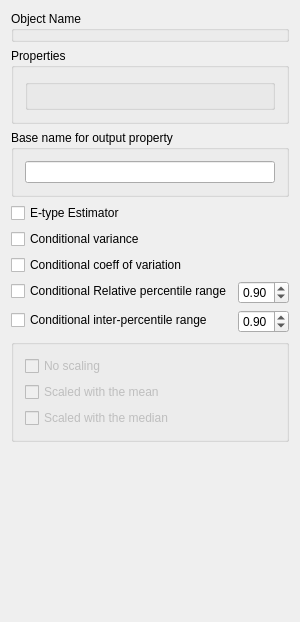
<?xml version="1.0" encoding="UTF-8"?>
<ui version="4.0">
 <class>Resource_measurement</class>
 <widget class="QWidget" name="Resource_measurement">
  <property name="enabled">
   <bool>true</bool>
  </property>
  <property name="geometry">
   <rect>
    <x>0</x>
    <y>0</y>
    <width>268</width>
    <height>622</height>
   </rect>
  </property>
  <property name="windowTitle">
   <string>Resource Metrics</string>
  </property>
  <property name="AlgorithmCategory" stdset="0">
   <string>Mining</string>
  </property>
  <property name="AlgorithmDescription" stdset="0">
   <string>Local Simulation Uncertainty</string>
  </property>
  <layout class="QVBoxLayout" name="verticalLayout_3">
   <item>
    <widget class="QGroupBox" name="GroupBox3">
     <property name="title">
      <string>Object Name</string>
     </property>
     <layout class="QGridLayout">
      <property name="margin">
       <number>0</number>
      </property>
      <item row="0" column="0">
       <widget class="GridSelector" name="Grid_Name"/>
      </item>
     </layout>
    </widget>
   </item>
   <item>
    <widget class="GsTLGroupBox" name="gsTLGroupBox5">
     <property name="title">
      <string>Properties</string>
     </property>
     <layout class="QGridLayout">
      <item row="0" column="0">
       <widget class="OrderedPropertySelector" name="simulation_properties">
        <property name="title">
         <string/>
        </property>
       </widget>
      </item>
     </layout>
    </widget>
   </item>
   <item>
    <widget class="QGroupBox" name="etype_box">
     <property name="title">
      <string>Base name for output property</string>
     </property>
     <layout class="QVBoxLayout" name="verticalLayout">
      <item>
       <widget class="QLineEdit" name="property_base_name"/>
      </item>
     </layout>
    </widget>
   </item>
   <item>
    <widget class="QCheckBox" name="compute_estimate">
     <property name="text">
      <string>E-type Estimator</string>
     </property>
    </widget>
   </item>
   <item>
    <widget class="QCheckBox" name="compute_variance">
     <property name="text">
      <string>Conditional variance</string>
     </property>
    </widget>
   </item>
   <item>
    <widget class="QCheckBox" name="compute_coef_variation">
     <property name="text">
      <string>Conditional coeff of variation</string>
     </property>
    </widget>
   </item>
   <item>
    <layout class="QFormLayout" name="formLayout">
     <item row="0" column="0">
      <widget class="QCheckBox" name="compute_rpr">
       <property name="text">
        <string>Conditional Relative percentile range</string>
       </property>
      </widget>
     </item>
     <item row="0" column="1">
      <widget class="QDoubleSpinBox" name="rpr_percentile">
       <property name="maximum">
        <double>1.000000000000000</double>
       </property>
       <property name="value">
        <double>0.900000000000000</double>
       </property>
      </widget>
     </item>
     <item row="1" column="0">
      <widget class="QCheckBox" name="compute_ipr_option">
       <property name="text">
        <string>Conditional inter-percentile range</string>
       </property>
      </widget>
     </item>
     <item row="1" column="1">
      <widget class="QDoubleSpinBox" name="ipr_percentile">
       <property name="maximum">
        <double>1.000000000000000</double>
       </property>
       <property name="value">
        <double>0.900000000000000</double>
       </property>
      </widget>
     </item>
    </layout>
   </item>
   <item>
    <widget class="QGroupBox" name="ipr_option_box">
     <property name="enabled">
      <bool>false</bool>
     </property>
     <property name="title">
      <string/>
     </property>
     <layout class="QVBoxLayout" name="verticalLayout_2">
      <item>
       <widget class="QCheckBox" name="compute_ipr">
        <property name="text">
         <string>No scaling</string>
        </property>
       </widget>
      </item>
      <item>
       <widget class="QCheckBox" name="compute_ipr_mean">
        <property name="text">
         <string>Scaled with the mean</string>
        </property>
       </widget>
      </item>
      <item>
       <widget class="QCheckBox" name="compute_ipr_median">
        <property name="text">
         <string>Scaled with the median</string>
        </property>
       </widget>
      </item>
     </layout>
    </widget>
   </item>
   <item>
    <spacer name="spacer2">
     <property name="orientation">
      <enum>Qt::Vertical</enum>
     </property>
     <property name="sizeType">
      <enum>QSizePolicy::Expanding</enum>
     </property>
     <property name="sizeHint" stdset="0">
      <size>
       <width>20</width>
       <height>20</height>
      </size>
     </property>
    </spacer>
   </item>
  </layout>
 </widget>
 <layoutdefault spacing="6" margin="11"/>
 <pixmapfunction>qPixmapFromMimeSource</pixmapfunction>
 <customwidgets>
  <customwidget>
   <class>OrderedPropertySelector</class>
   <extends>GsTLGroupBox</extends>
   <header>GsTLAppli/extra/qtplugins/selectors.h</header>
  </customwidget>
  <customwidget>
   <class>GsTLGroupBox</class>
   <extends>QGroupBox</extends>
   <header>GsTLAppli/extra/qtplugins/selectors.h</header>
  </customwidget>
  <customwidget>
   <class>GridSelector</class>
   <extends>QWidget</extends>
   <header>GsTLAppli/extra/qtplugins/selectors.h</header>
  </customwidget>
 </customwidgets>
 <includes>
  <include location="local">gridselector.h</include>
  <include location="local">gstlgroupbox.h</include>
  <include location="local">orderedpropertyselector.h</include>
  <include location="local">multipropertyselector.h</include>
  <include location="local">gstlgroupbox.h</include>
  <include location="local">gstlgroupbox.h</include>
  <include location="local">gstlgroupbox.h</include>
  <include location="local">gstlgroupbox.h</include>
  <include location="local">gstlgroupbox.h</include>
  <include location="local">gstlgroupbox.h</include>
  <include location="local">gstlgroupbox.h</include>
  <include location="local">gstlgroupbox.h</include>
 </includes>
 <resources/>
 <connections>
  <connection>
   <sender>Grid_Name</sender>
   <signal>activated(QString)</signal>
   <receiver>simulation_properties</receiver>
   <slot>show_properties(QString)</slot>
   <hints>
    <hint type="sourcelabel">
     <x>20</x>
     <y>20</y>
    </hint>
    <hint type="destinationlabel">
     <x>20</x>
     <y>20</y>
    </hint>
   </hints>
  </connection>
  <connection>
   <sender>compute_ipr_option</sender>
   <signal>toggled(bool)</signal>
   <receiver>ipr_option_box</receiver>
   <slot>setEnabled(bool)</slot>
   <hints>
    <hint type="sourcelabel">
     <x>102</x>
     <y>500</y>
    </hint>
    <hint type="destinationlabel">
     <x>86</x>
     <y>561</y>
    </hint>
   </hints>
  </connection>
 </connections>
</ui>
